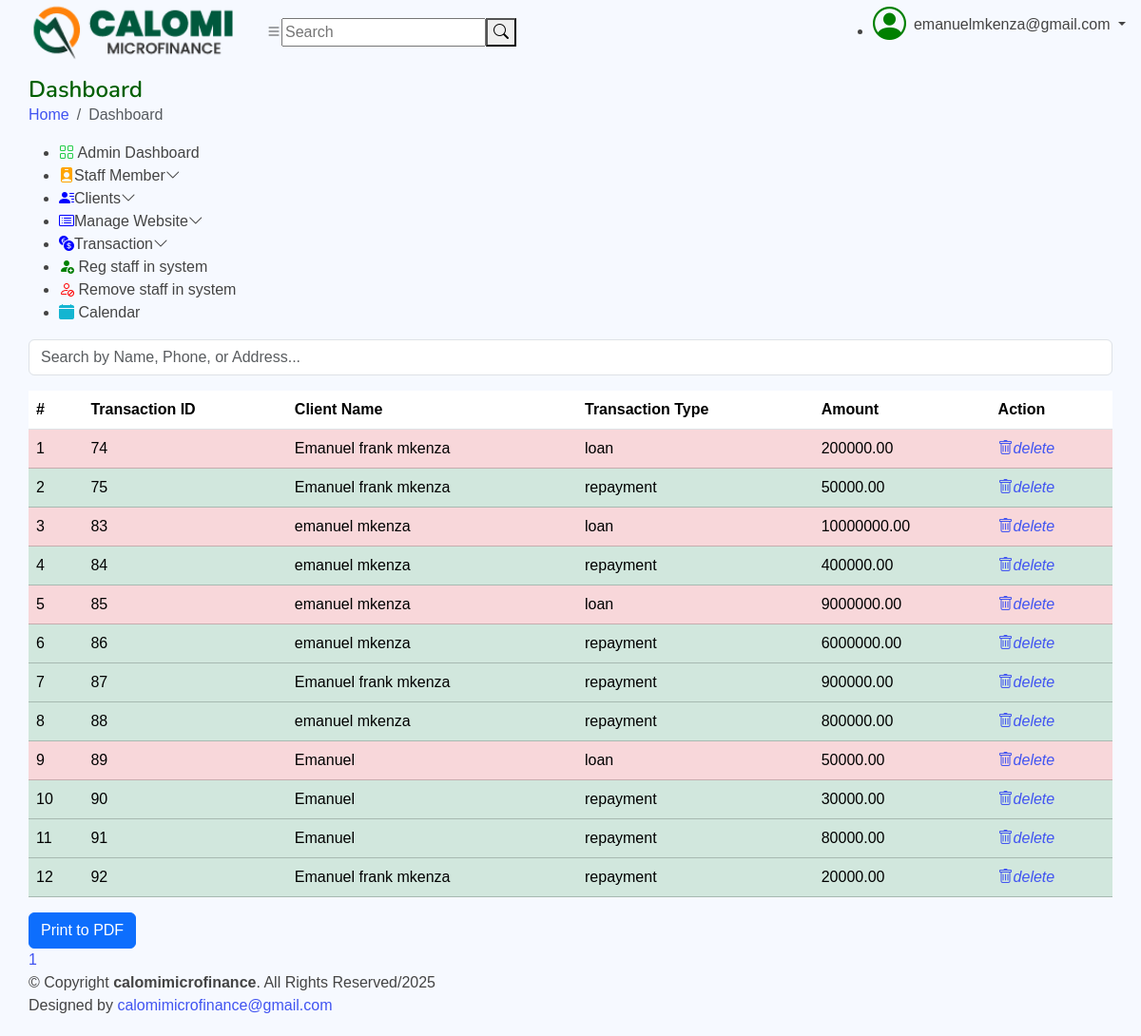
The app's page /admin/show_all_transaction.php (signed in) with its own data.
### tables this page shows
CREATE TABLE `transactions` (
  `id` int(11) NOT NULL,
  `client_name` varchar(55) NOT NULL,
  `type` enum('loan','repayment') NOT NULL,
  `amount` decimal(10,2) NOT NULL,
  `date` timestamp NOT NULL DEFAULT current_timestamp(),
  `staff_username` varchar(255) NOT NULL,
  `created_by` varchar(255) NOT NULL,
  `status` enum('pending','confirmed') NOT NULL,
  `transaction_date` datetime DEFAULT current_timestamp(),
  `remaining_debt` decimal(10,2) NOT NULL DEFAULT 0.00
);

CREATE TABLE `clients` (
  `id` int(11) NOT NULL,
  `name` varchar(100) NOT NULL,
  `phone` varchar(15) NOT NULL,
  `address` text NOT NULL,
  `loan_amount` decimal(10,2) NOT NULL,
  `interest_rate` decimal(5,2) NOT NULL,
  `loan_duration` int(11) NOT NULL,
  `collateral` text DEFAULT NULL,
  `created_by` varchar(255) NOT NULL,
  `created_at` timestamp NOT NULL DEFAULT current_timestamp(),
  `balance` decimal(10,2) DEFAULT 0.00,
  `client_image` varchar(255) DEFAULT NULL
);

### admin/show_all_transaction.php (the view, shortened to what this page needs)
<?php
include("linknice.php");
include("headernice.php");
include("sidebar.php");
$limit = 20;
$page = isset($_GET['page']) ? (int)$_GET['page'] : 1;
$offset = ($page - 1) * $limit;
include("conn.php");
$totalResult = $conn->query("SELECT COUNT(*) AS total FROM transactions");
$totalRow = $totalResult->fetch_assoc();
$totalTransactions = $totalRow['total'];
$totalPages = ceil($totalTransactions / $limit);
$result = $conn->query("
    SELECT
        t.id,
        c.name AS client_name,
        t.type,
        t.amount,
        s.name AS staff_username
    FROM
        transactions t
    INNER JOIN
        clients c ON t.client_name = c.id
    LEFT JOIN
        staff s ON t.staff_username = s.id
    LIMIT $limit OFFSET $offset
");
?>
<!DOCTYPE html>
<html lang="en">
<head>
    <link rel="stylesheet" href="styles.css">
</head>
<body>
<div class="mb-3">
    <input type="text" id="searchClient" class="form-control" placeholder="Search by Name, Phone, or Address...">
</div>
<table class="table" id="clientTable">
    <thead>
        <tr>
            <th scope="col">#</th>
            <th scope="col">Transaction ID</th>
            <th scope="col">Client Name</th>
            <th scope="col">Transaction Type</th>
            <th scope="col">Amount</th>
            <th scope="col">Action</th>
        </tr>
    </thead>
    <tbody>
        <?php
        $rowNumber = $offset + 1;
        if ($result->num_rows > 0) {
            while ($row = $result->fetch_assoc()) {
                $rowClass = ($row['type'] === 'loan') ? 'table-danger' : 'table-success';
                echo "<tr class='{$rowClass}'>
                        <td>{$rowNumber}</td>
                        <td>{$row['id']}</td>
                        <td>{$row['client_name']}</td>
                        <td>{$row['type']}</td>
                        <td>{$row['amount']}</td>
                        <td>
                           <a href='delete_transaction.php?id={$row['id']}' onclick='return confirm(\"Are you sure you want to delete this transaction?\");'>
                               <i class='bi bi-trash' style='width:20px; height:20px;'>delete</i>
                           </a>
                        </td>
                      </tr>";
                $rowNumber++;
            }
        } else {
            echo "<tr><td colspan='6'>No transactions found.</td></tr>";
        }
        ?>
    </tbody>
</table>
<button class="btn btn-primary" onclick="window.open('generate_pdf.php', '_blank')">Print to PDF</button>
<div class="pagination">
    <?php for ($i = 1; $i <= $totalPages; $i++): ?>
        <a href="?page=<?php echo $i; ?>" class="<?php echo ($i === $page) ? 'active' : ''; ?>"><?php echo $i; ?></a>
    <?php endfor; ?>
</div>
<div>
    <?php
    include("footernice.php");
    ?>
</body>
</html>

### admin/assets/css/style.css (style rules this page uses)
:root { --dark-green: #005f00; --blue: #4154f1; --whitesmoke: #f6f9ff; scroll-behavior: smooth; }
body { font-family: "Open Sans", sans-serif; background: var(--whitesmoke); color: #444444; }
a { color: var(--blue); text-decoration: none; }

### styles.css (style rules this page uses)
body { font-family: Arial, sans-serif; }

### records on screen
transactions: id "74", clients.name "Emanuel frank mkenza", type "loan", amount "200000.00"
transactions: id "75", clients.name "Emanuel frank mkenza", type "repayment", amount "50000.00"
transactions: id "83", clients.name "emanuel mkenza", type "loan", amount "10000000.00"
transactions: id "84", clients.name "emanuel mkenza", type "repayment", amount "400000.00"
transactions: id "85", clients.name "emanuel mkenza", type "loan", amount "9000000.00"
transactions: id "86", clients.name "emanuel mkenza", type "repayment", amount "6000000.00"
transactions: id "87", clients.name "Emanuel frank mkenza", type "repayment", amount "900000.00"
transactions: id "88", clients.name "emanuel mkenza", type "repayment", amount "800000.00"
transactions: id "89", clients.name "Emanuel", type "loan", amount "50000.00"
transactions: id "90", clients.name "Emanuel", type "repayment", amount "30000.00"
transactions: id "91", clients.name "Emanuel", type "repayment", amount "80000.00"
transactions: id "92", clients.name "Emanuel frank mkenza", type "repayment", amount "20000.00"

### other values on screen
$_SESSION['username'] "emanuelmkenza@gmail.com"
